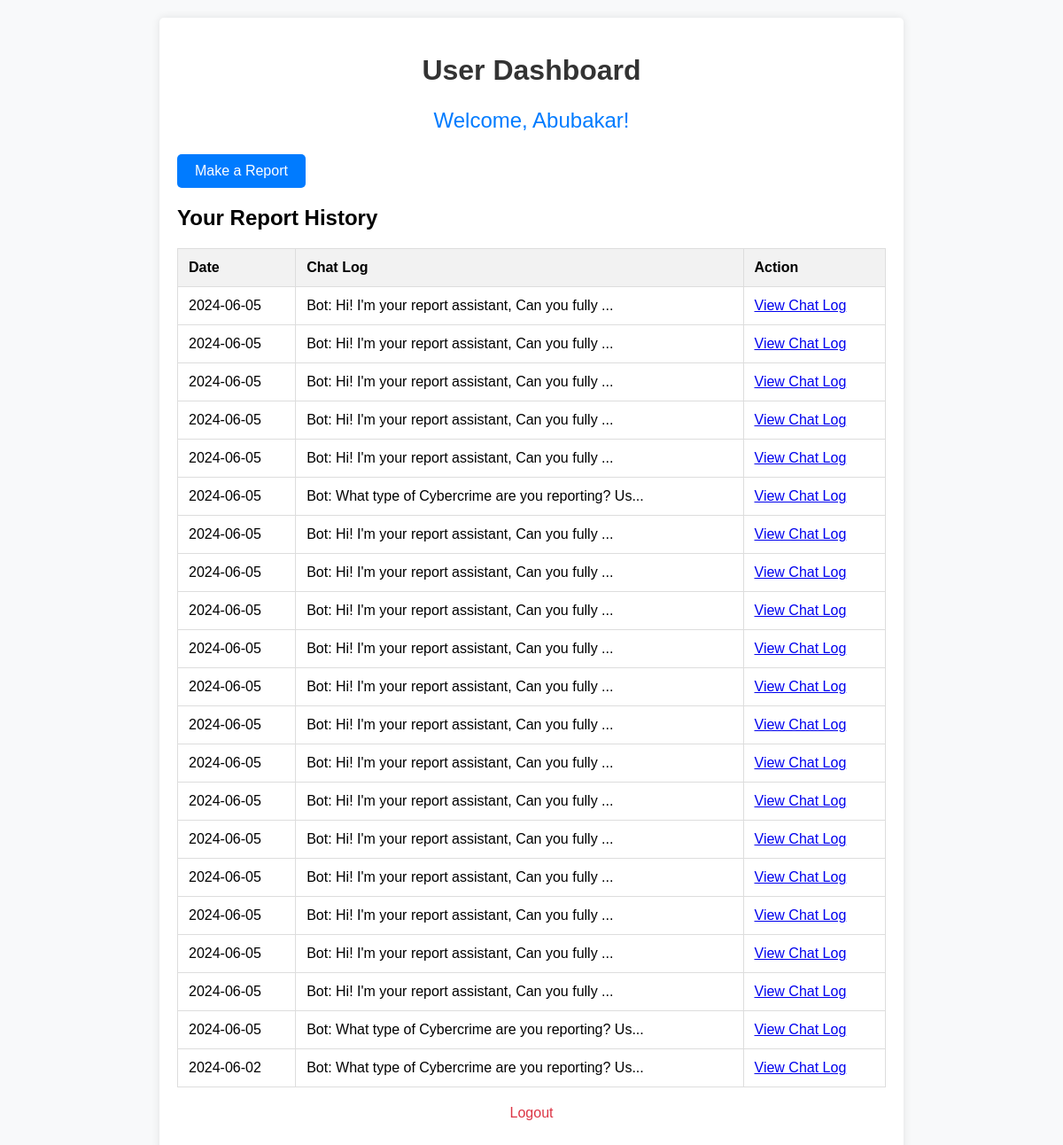
/user_dashboard (signed in), run on an earlier commit of the app's database.
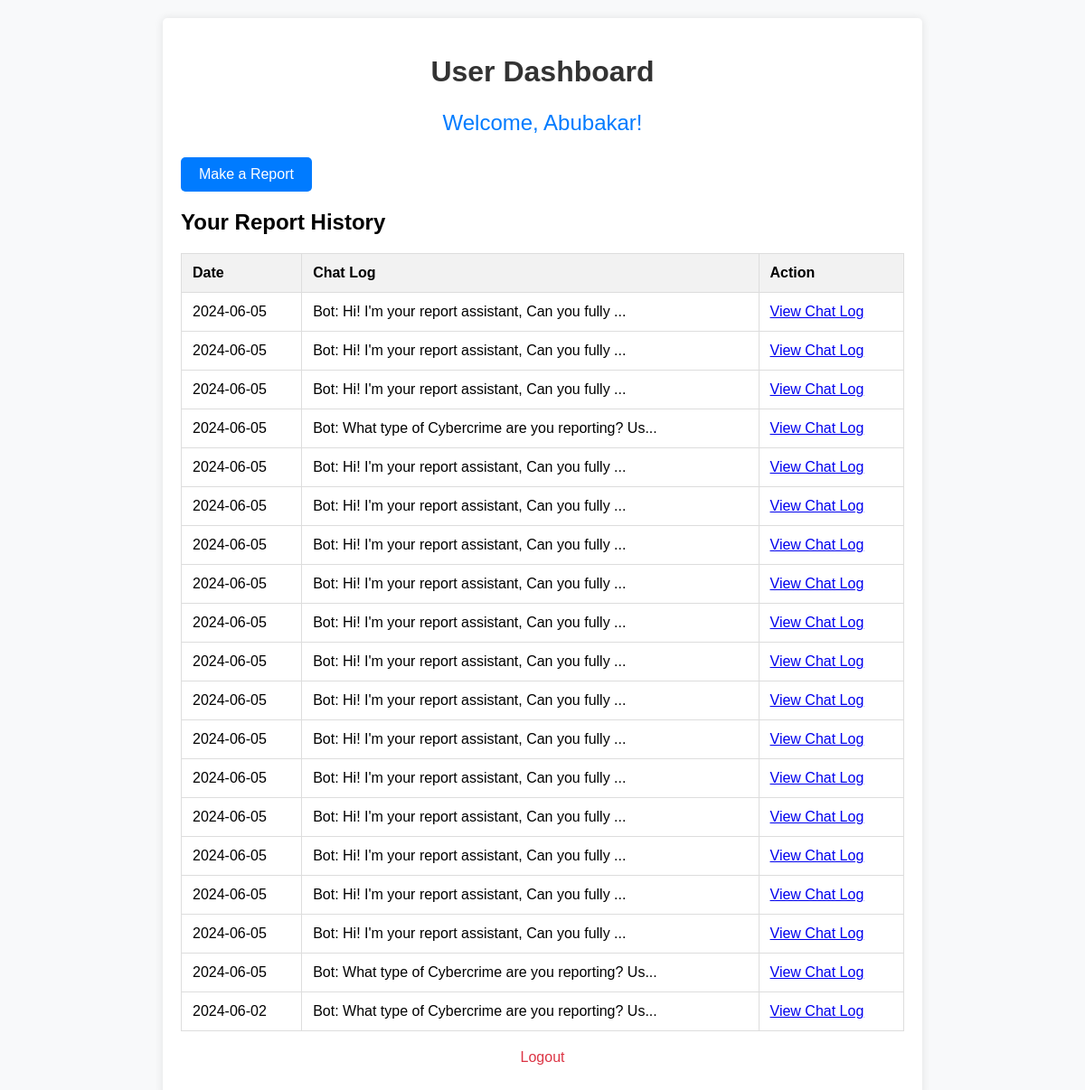
And on a later commit of the database.
### app.py (models this page shows)
class Report(db.Model):
    id = db.Column(db.Integer, primary_key=True)
    user_id = db.Column(db.Integer, db.ForeignKey('user.id'), nullable=False)
    chat_log = db.Column(db.Text, nullable=False)
    date = db.Column(db.DateTime, nullable=False, default=datetime.utcnow)
    evidence_file = db.Column(db.String(200), nullable=True)

### app.py (the view)
@app.route('/user_dashboard')
def user_dashboard():
    if 'user_id' not in session:
        return redirect(url_for('login'))
    user_id = session['user_id']
    current_user = User.query.get(user_id)
    reports = Report.query.filter_by(user_id=user_id).order_by(Report.date.desc()).all()
    return render_template('user_dashboard.html', user=current_user, reports=reports)

### templates/user_dashboard.html (shortened to what this page needs)
<!DOCTYPE html>
<html lang="en">
<head>
</head>
<body>
    <div class="container">
        <h1>User Dashboard</h1>
        <div class="welcome">
            <p>Welcome, {{ user.fullname }}!</p>
        </div>
        <div class="report-button">
            <a href="{{ url_for('report') }}" class="btn">Make a Report</a>
        </div>
        <div class="report-history">
            <h2>Your Report History</h2>
            <table>
                <thead>
                    <tr>
                        <th>Date</th>
                        <th>Chat Log</th>
                        <th>Action</th>
                    </tr>
                </thead>
                <tbody>
                    {% for report in reports %}
                    <tr>
                        <td>{{ report.date.strftime('%Y-%m-%d') }}</td>
                        <td>{{ report.chat_log[:50] }}...</td>
                        <td><a href="{{ url_for('user_view_chat_log', report_id=report.id) }}">View Chat Log</a></td>
                    </tr>
                    {% endfor %}
                </tbody>
            </table>
        </div>
        <div class="logout">
            <p><a href="{{ url_for('logout') }}">Logout</a></p>
        </div>
    </div>
</body>
</html>

What changed in the data, as far as the page shows it:
removed Report: date "2024-06-05", chat_log "Bot: Hi! I'm your report assistant, Can you fully"
removed Report: date "2024-06-05", chat_log "Bot: Hi! I'm your report assistant, Can you fully"
